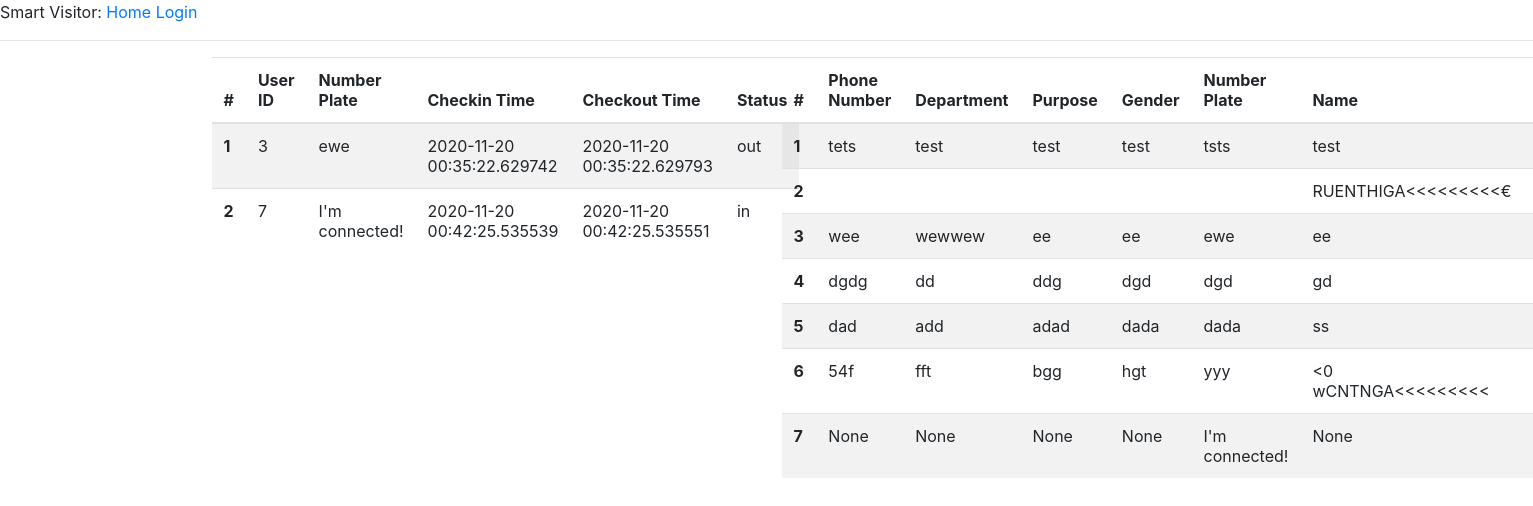
The page / on the database its author committed.
### app/models.py (models this page shows, shortened)
class Checkin(db.Model):
    id = db.Column(db.Integer, primary_key=True)
    number_plate = db.Column(db.String(140))
    timestamp = db.Column(db.DateTime, index=True, default=datetime.utcnow)
    timestamp_check_out = db.Column(db.DateTime, index=True, default=datetime.utcnow)
    checkin_status = db.Column(db.String(140))
    user_id = db.Column(db.Integer, db.ForeignKey('user.id'))

class User(db.Model):
    id = db.Column(db.Integer, primary_key=True)
    name = db.Column(db.String(64), index=True, unique=True)
    national_id = db.Column(db.String(120), index=True, unique=True)
    number_plate = db.Column(db.String(140), index=True, unique=True)
    phone_number = db.Column(db.String(140))
    qr_code_status = db.Column(db.String(140))
    department = db.Column(db.String(140))
    purpose = db.Column(db.String(140))
    gender = db.Column(db.String(140))
    timestamp = db.Column(db.DateTime, index=True, default=datetime.utcnow)
    checkins = db.relationship('Checkin', backref='vehicle', lazy='dynamic')

### app/routes.py (the view)
@app.route('/')
def index():
    users = User.query.all()
    checkins = Checkin.query.all()
    return render_template('index.html', users=users, checkins=checkins)

### app/templates/index.html
{% extends "base.html" %}
{% block content %}
<div class="container">
    <div class="row">
      <div class="col-md-6">
        <table class="table table-striped">
            <thead>
              <tr>
                <th scope="col">#</th>
                <th scope="col">User ID</th>
                <th scope="col">Number Plate</th>
                <th scope="col">Checkin Time</th>
                <th scope="col">Checkout Time</th>
                <th scope="col">Status</th>
              </tr>
            </thead>
            <tbody>
              {% for checkin in checkins %}
                <tr>
                    <th scope="row">{{checkin.id}}</th>
                    <td>{{checkin.user_id}}</td>
                    <td>{{checkin.number_plate}}</td>
                    <td>{{checkin.timestamp}}</td>
                    <td>{{checkin.timestamp_check_out}}</td>
                    <td>{{checkin.checkin_status}}</td>
                </tr>
              {% endfor %}
            </tbody>
          </table>
      </div>
      <div class="col-md-6">
        <table class="table table-striped">
            <thead>
              <tr>
                <th scope="col">#</th>
                <th scope="col">Phone Number</th>
                <th scope="col">Department</th>
                <th scope="col">Purpose</th>
                <th scope="col">Gender</th>
                <th scope="col">Number Plate</th>
                <th scope="col">Name</th>
                <th scope="col">Nationl ID</th>
              </tr>
            </thead>
            <tbody>
                {%for user in users%}
                    <tr>
                        <th scope="row">{{user.id}}</th>
                        <td>{{user.phone_number}}</td>
                        <td>{{user.department}}</td>
                        <td>{{user.purpose}}</td>
                        <td>{{user.gender}}</td>
                        <td>{{user.number_plate}}</td>
                        <td>{{user.name}}</td>
                        <td>{{user.national_id}}</td>
                    </tr>
                {%endfor%}
            </tbody>
          </table>
      </div>
    </div>
  </div>
{% endblock %}

### app/templates/base.html (shortened to what this page needs)
<html>
    <link rel="stylesheet" href="https://cdn.jsdelivr.net/npm/bootstrap@4.5.3/dist/css/bootstrap.min.css"
>
<head>
</head>
<body>
    <div>
        Smart Visitor:
        <a href="{{ url_for('index') }}">Home</a>
        <a href="{{ url_for('login') }}">Login</a>
    </div>
    <hr>
    {% block content %}{% endblock %}
</body>
</html>

### rows shown on the page
Checkin: id "1", user_id "3", number_plate "ewe", timestamp "2020-11-20 00:35:22.629742", timestamp_check_out "2020-11-20 00:35:22.629793", checkin_status "out"
Checkin: id "2", user_id "7", number_plate "I'm connected!", timestamp "2020-11-20 00:42:25.535539", timestamp_check_out "2020-11-20 00:42:25.535551", checkin_status "in"
User: id "1", phone_number "tets", department "test", purpose "test", gender "test", number_plate "tsts", name "test"
User: id "2", name "RUENTHIGA<<<<<<<<<€"
User: id "3", phone_number "wee", department "wewwew", purpose "ee", gender "ee", number_plate "ewe", name "ee"
User: id "4", phone_number "dgdg", department "dd", purpose "ddg", gender "dgd", number_plate "dgd", name "gd"
User: id "5", phone_number "dad", department "add", purpose "adad", gender "dada", number_plate "dada", name "ss"
User: id "6", phone_number "54f", department "fft", purpose "bgg", gender "hgt", number_plate "yyy", name "<0 wCNTNGA<<<<<<<<<"
User: id "7", phone_number "None", department "None", purpose "None", gender "None", number_plate "I'm connected!", name "None"
